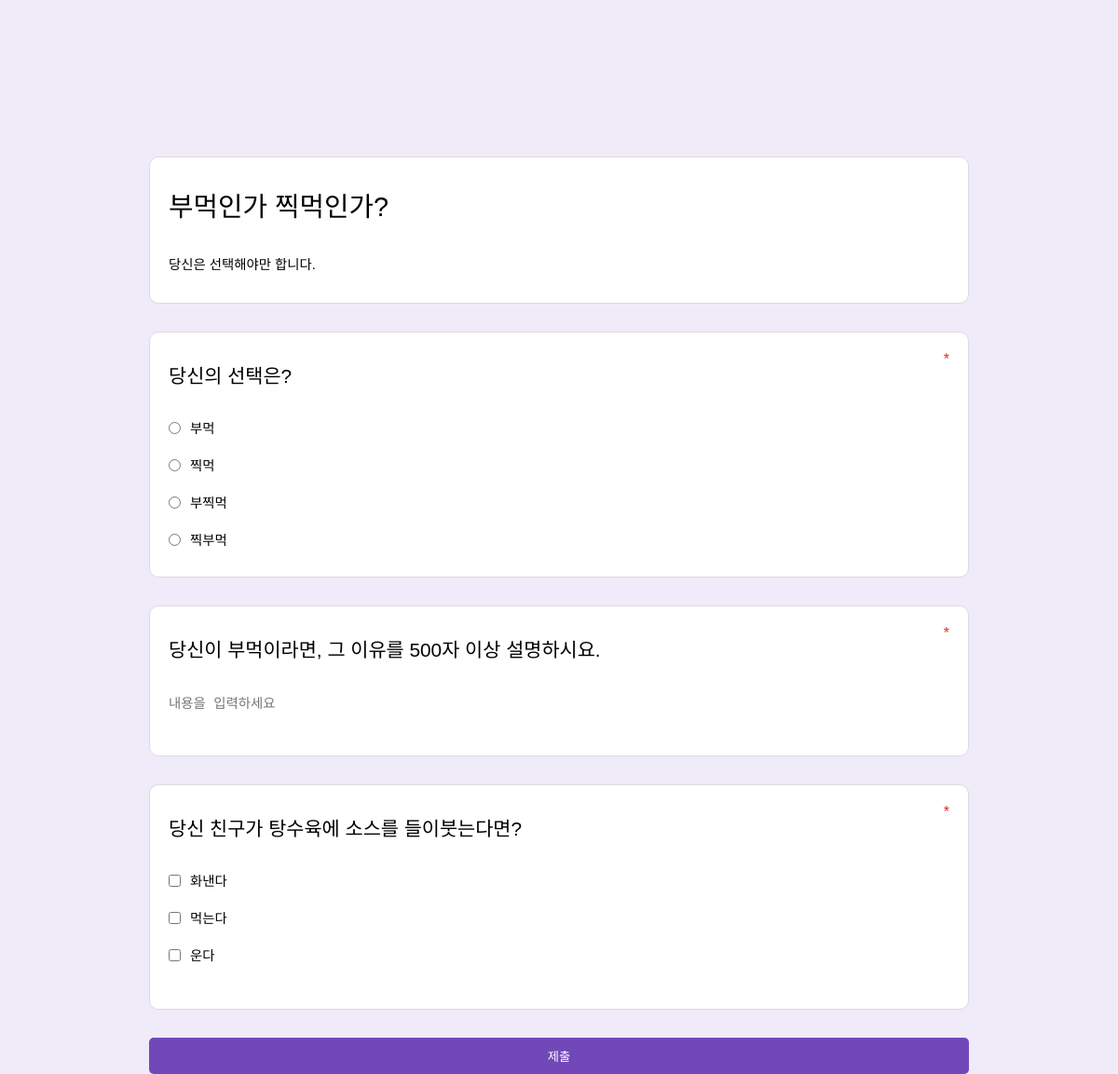
The app's page /forms/p6rRECBjzrrReNJ4XSdF/ with its own data.
### core/models.py (models this page shows)
class Form(models.Model):
    key = models.CharField(max_length=30)
    name = models.CharField(max_length=200)
    title = models.CharField(max_length=200)
    description = models.CharField(max_length=10000, blank = True)
    creator = models.ForeignKey(User, on_delete = models.CASCADE, related_name = "creator")
    created_at = models.DateTimeField(auto_now_add = True)
    updated_at = models.DateTimeField(auto_now = True)
    questions = models.ManyToManyField(Questions, related_name = "questions")

class Questions(models.Model):
    name = models.CharField(max_length= 10000)
    type = models.CharField(max_length=20)
    required = models.BooleanField(default= False)
    key = models.CharField(max_length = 5000, blank = True)
    options = models.ManyToManyField(Options, related_name = "options")

class Options(models.Model):
    name = models.CharField(max_length=5000)
    is_answer = models.BooleanField(default=False)

### core/views.py (the view)
# urls.py: path('forms/<str:key>/', views.form, name="form"),
def form(request,key) :
  form = FormModel.objects.filter(key = key)
  return render(request, 'forms/_key/index.html',{"form": form[0]})

### templates/forms/_key/index.html (shortened to what this page needs)
{% extends 'base.html' %} {% load static %} {% block css %}
<link rel="stylesheet" href="{% static 'css/form.css' %}?140" />
{% endblock %}  {% block content %}
<div class="fm-container">
    <form class="fm-form" method="POST" action="{% url 'api_form_id' form.key %}" autocomplete="off">
      <div class="fm-form-header fm-form-box">
        <div class=" fm-form-input fm-form-header-title" >{{form.title}}</div>
        <div class=" fm-form-input fm-form-textarea" >{{form.description}}</div>
      </div>
      {% for question in form.questions.all %}
      <div class="fm-form-content fm-form-box">
        <div class="fm-form-centent-top">
          <div class="fm-form-input fm-form-centent-top-input">{{question.name}}</div>
          <div class="fm-form-required">{% if question.required == True %}*{% endif %}</div>
        </div>
        <div class="fm-form-centent-middle">
        {% if question.type == "text" %}
          <div class="fm-type-text">
            <textarea name="{{question.id}}" value="{{form.description}}" class="fm-form-input fm-form-textarea autosize" placeholder="내용을 입력하세요" {% if question.required == True %}required{% endif %}></textarea>
          </div>
        {% endif %}
        {% if question.type == "radio" %}
          {% for option in question.options.all %}
          <div class="fm-type-option">
            <input name="{{question.id}}" value="{{option.id}}" class="fm-form-option" id="{{option.id}}" type="radio" {% if question.required == True %}required{% endif %}></input>
            <label class="fm-form-input" for="{{option.id}}">
              {{option.name}}
            </label>
          </div>
          {% endfor %}
        {% endif %}
        {% if question.type == "checkbox" %}
          {% for option in question.options.all %}
          <div class="fm-type-option">
            <input data-id="{{option.id}}" class="form-checkbox fm-form-option" id="{{option.id}}" type="checkbox" ></input>
            <label data-id="{{option.id}}" class="form-checkbox fm-form-input"  for="{{option.id}}">
              {{option.name}}
            </label>
          </div>
          {% endfor %}
          <input name="{{question.id}}" class="fm-form-options" type="text" {% if question.required == True %}required{% endif %}></input>
        {% endif %}
        </div>
      </div>
      {% endfor %}
      <button class="btn">제출</button>
    </form>
</div>
{% endblock %}

### static/css/base.css (style rules this page uses)
* { box-sizing: border-box; }
body { font-family: 'Noto Sans KR', sans-serif; padding: 0; margin: 0; }
button { border: none; }
input { border: none; }
textarea { border: none; }
.btn { background-color: #7248b9; color: white !important; padding: 10px 10px; font-weight: 300; border-radius: 5px; cursor: pointer; }

### static/css/form.css (style rules this page uses)
body { background-color: #f0ebf8; }
.fm-container { height: 100vh; position: relative; background-color: #f0ebf8; padding-top: 108px; }
.fm-form { position: relative; max-width: 900px; margin: 0 auto; width: 100%; height: 100%; display: flex; flex-direction: column; align-items: stretch; padding: 60px 10px; }
.fm-form-box { display: flex; flex-direction: column; align-items: stretch; gap: 10px 0px; background-color: white; margin-bottom: 30px; padding: 20px 20px; border-radius: 10px; border: 1px solid #dadce0; }
.fm-form-input { padding: 10px 0px; font-size: 0.9rem; border-bottom: 2px solid white; }
.fm-form-textarea { resize: none; }
.fm-form-options { width: 1px; height: 1px; color: white; }
.fm-form-option { margin: 0; }
.fm-form-required { color: #d93025; }
.fm-form-header-title { font-size: 1.8rem; }
.fm-form-centent-top { display: flex; justify-content: space-between; }
.fm-form-centent-top-input { font-size: 1.3rem; width: 100%; }
.fm-type-option { display: flex; align-items: center; height: 40px; gap: 0px 10px; }
.fm-type-option > label { width: 100%; }
.fm-type-text > textarea { width: 100%; }

### records on screen
Form: title "부먹인가 찍먹인가?", description "당신은 선택해야만 합니다."
Questions: name "당신의 선택은?", required "☐ 부먹", required "☐ 찍먹", required "☐ 부찍먹", required "☐ 찍부먹"
Options: name "부먹"
Options: name "찍먹"
Options: name "부찍먹"
Options: name "찍부먹"
Questions: name "당신이 부먹이라면, 그 이유를 500자 이상 설명하시요.", id "내용을 입력하세요"
Questions: name "당신 친구가 탕수육에 소스를 들이붓는다면?"
Options: name "화낸다"
Options: name "먹는다"
Options: name "운다"
